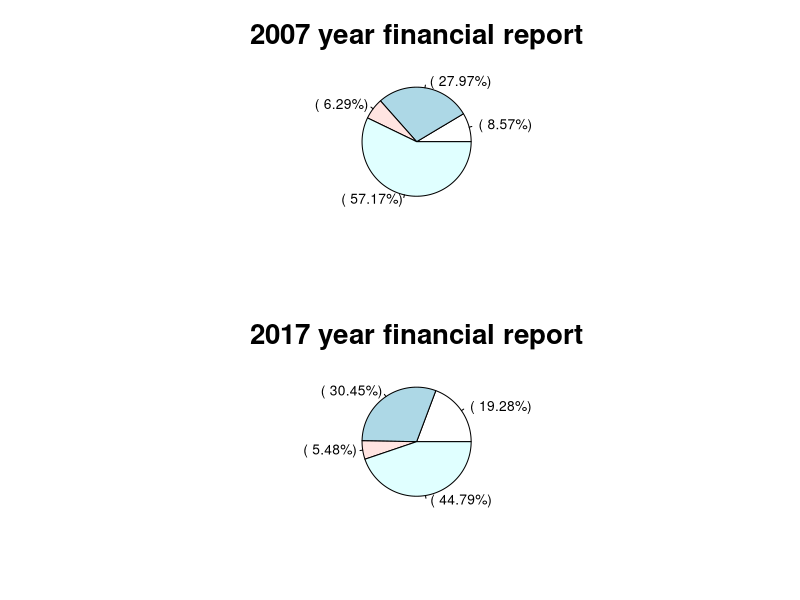

The R script that drew this image:
#import libraries
library(Cairo)
#function to create captions with percentages for a pie chart
#input values: values for a given year, tax names
finance_table_labels <- function(csv_meaning, csv_labels) {
  #get percentage values
  per_parts <- round(((csv_meaning / sum(csv_meaning)) * 100), 2)
  #creating a record with interest
  labels_table <- csv_labels
  labels_table <- paste(labels_table, '(', per_parts)
  labels_table <- paste(labels_table, '%)', sep = '')
  #return value
  labels_table
}

# FIRST STEP 

#read csv file with a finance data in Russia in 2007 and 2017 years
finance_data_2007_2017 <- read.csv2('data_ex-07.csv')

# SECOND STEP

#create a plot with dimensions 1000x1000
CairoPNG('plot-ex07.png', 1000, 1000)
#create a plot layout with matrix
layout(matrix(c(1, 1, 
               2, 2),
            2, 2, byrow = TRUE))
#create a pie chart for 2007 financial statements
pie(finance_data_2007_2017$year_2007, labels = finance_table_labels(finance_data_2007_2017$year_2007, finance_data_2007_2017$п.їtax), main = '2007 year financial report', cex.main = 2)
#create a pie chart for 2017 financial statements
pie(finance_data_2007_2017$year_2017, labels = finance_table_labels(finance_data_2007_2017$year_2017, finance_data_2007_2017$п.їtax), main = '2017 year financial report', cex.main = 2)
#close this plot editing
dev.off(which = dev.cur())
